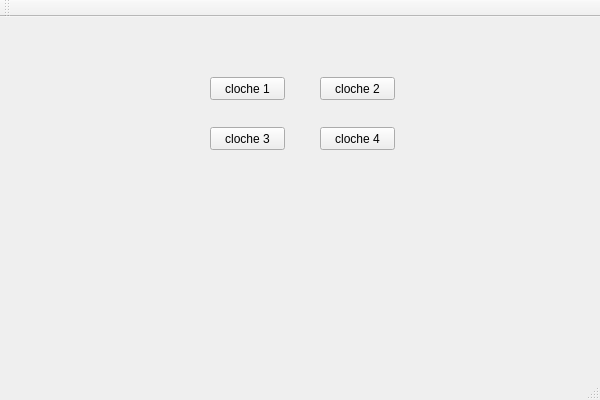
<?xml version="1.0" encoding="UTF-8"?>
<ui version="4.0">
 <class>QtWidgetsApplication1Class</class>
 <widget class="QMainWindow" name="QtWidgetsApplication1Class">
  <property name="geometry">
   <rect>
    <x>0</x>
    <y>0</y>
    <width>600</width>
    <height>400</height>
   </rect>
  </property>
  <property name="windowTitle">
   <string>QtWidgetsApplication1</string>
  </property>
  <widget class="QWidget" name="centralWidget">
   <widget class="QLabel" name="label">
    <property name="geometry">
     <rect>
      <x>50</x>
      <y>220</y>
      <width>201</width>
      <height>51</height>
     </rect>
    </property>
    <property name="text">
     <string/>
    </property>
   </widget>
   <widget class="QPushButton" name="pushButton">
    <property name="geometry">
     <rect>
      <x>210</x>
      <y>60</y>
      <width>75</width>
      <height>23</height>
     </rect>
    </property>
    <property name="text">
     <string>cloche 1</string>
    </property>
   </widget>
   <widget class="QPushButton" name="pushButton_2">
    <property name="geometry">
     <rect>
      <x>320</x>
      <y>60</y>
      <width>75</width>
      <height>23</height>
     </rect>
    </property>
    <property name="text">
     <string>cloche 2</string>
    </property>
   </widget>
   <widget class="QPushButton" name="pushButton_3">
    <property name="geometry">
     <rect>
      <x>210</x>
      <y>110</y>
      <width>75</width>
      <height>23</height>
     </rect>
    </property>
    <property name="text">
     <string>cloche 3</string>
    </property>
   </widget>
   <widget class="QPushButton" name="pushButton_4">
    <property name="geometry">
     <rect>
      <x>320</x>
      <y>110</y>
      <width>75</width>
      <height>23</height>
     </rect>
    </property>
    <property name="text">
     <string>cloche 4</string>
    </property>
   </widget>
  </widget>
  <widget class="QMenuBar" name="menuBar">
   <property name="geometry">
    <rect>
     <x>0</x>
     <y>0</y>
     <width>600</width>
     <height>21</height>
    </rect>
   </property>
  </widget>
  <widget class="QToolBar" name="mainToolBar">
   <attribute name="toolBarArea">
    <enum>TopToolBarArea</enum>
   </attribute>
   <attribute name="toolBarBreak">
    <bool>false</bool>
   </attribute>
  </widget>
  <widget class="QStatusBar" name="statusBar"/>
 </widget>
 <layoutdefault spacing="6" margin="11"/>
 <resources>
  <include location="QtWidgetsApplication1.qrc"/>
 </resources>
 <connections>
  <connection>
   <sender>pushButton</sender>
   <signal>clicked()</signal>
   <receiver>QtWidgetsApplication1Class</receiver>
   <slot>cloche()</slot>
   <hints>
    <hint type="sourcelabel">
     <x>267</x>
     <y>164</y>
    </hint>
    <hint type="destinationlabel">
     <x>299</x>
     <y>199</y>
    </hint>
   </hints>
  </connection>
  <connection>
   <sender>pushButton_2</sender>
   <signal>clicked()</signal>
   <receiver>QtWidgetsApplication1Class</receiver>
   <slot>cloche2()</slot>
   <hints>
    <hint type="sourcelabel">
     <x>357</x>
     <y>104</y>
    </hint>
    <hint type="destinationlabel">
     <x>299</x>
     <y>199</y>
    </hint>
   </hints>
  </connection>
  <connection>
   <sender>pushButton_3</sender>
   <signal>clicked()</signal>
   <receiver>QtWidgetsApplication1Class</receiver>
   <slot>cloche3()</slot>
   <hints>
    <hint type="sourcelabel">
     <x>357</x>
     <y>164</y>
    </hint>
    <hint type="destinationlabel">
     <x>299</x>
     <y>199</y>
    </hint>
   </hints>
  </connection>
  <connection>
   <sender>pushButton_4</sender>
   <signal>clicked()</signal>
   <receiver>QtWidgetsApplication1Class</receiver>
   <slot>cloche4()</slot>
   <hints>
    <hint type="sourcelabel">
     <x>247</x>
     <y>164</y>
    </hint>
    <hint type="destinationlabel">
     <x>299</x>
     <y>199</y>
    </hint>
   </hints>
  </connection>
 </connections>
 <slots>
  <slot>onSocketConnected()</slot>
  <slot>onSocketDisconnected()</slot>
  <slot>cloche()</slot>
  <slot>cloche2()</slot>
  <slot>cloche3()</slot>
  <slot>cloche4()</slot>
 </slots>
</ui>
